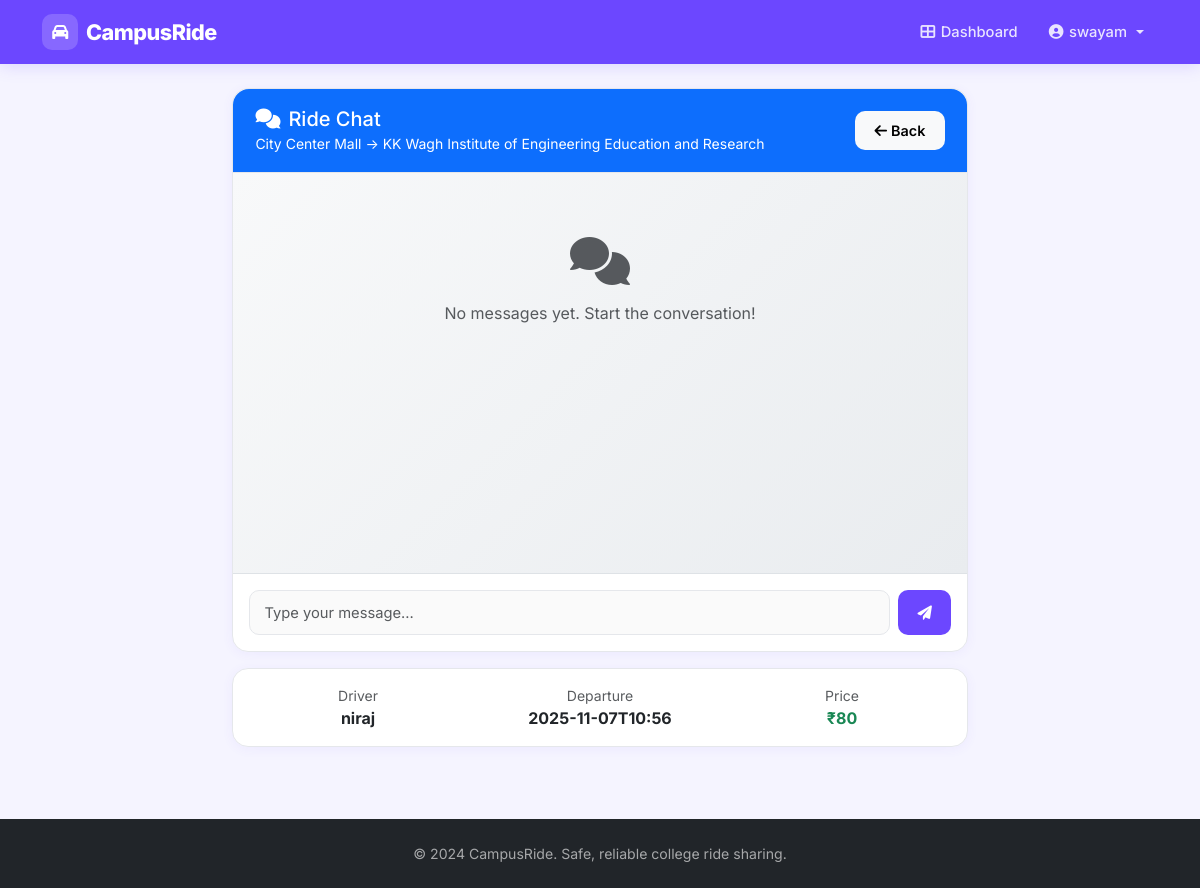
The page /chat/12 (signed in) on the database its author committed.
### tables this page shows
CREATE TABLE bookings (
            id INTEGER PRIMARY KEY AUTOINCREMENT,
            ride_id INTEGER NOT NULL,
            passenger_email TEXT NOT NULL,
            passenger_name TEXT NOT NULL,
            booked_at TEXT NOT NULL, pickup_location TEXT, dropoff_location TEXT, amount_paid DECIMAL(10,2) DEFAULT 0.00, payment_status TEXT DEFAULT "pending",
            FOREIGN KEY (ride_id) REFERENCES rides (id),
            FOREIGN KEY (passenger_email) REFERENCES users (email)
        );

CREATE TABLE rides (
            id INTEGER PRIMARY KEY AUTOINCREMENT,
            driver_email TEXT NOT NULL,
            driver_name TEXT NOT NULL,
            origin TEXT NOT NULL,
            destination TEXT NOT NULL,
            departure_time TEXT NOT NULL,
            seats_available INTEGER NOT NULL,
            created_at TEXT NOT NULL, price_per_seat DECIMAL(10,2) DEFAULT 0.00, route_waypoints TEXT, ride_status TEXT DEFAULT "active", completed_at TEXT, distance_km DECIMAL(5,2) DEFAULT 0.00,
            FOREIGN KEY (driver_email) REFERENCES users (email)
        );

### app.py (the view)
@app.route('/chat/<int:ride_id>')
def chat(ride_id):
    if 'email' not in session:
        flash('You must be logged in to chat.', 'error')
        return redirect(url_for('login'))
    conn = get_db_connection()
    ride = conn.execute('SELECT * FROM rides WHERE id = ?', (ride_id,)).fetchone()
    if not ride:
        conn.close()
        flash('Ride not found.', 'error')
        return redirect(url_for('dashboard'))
    is_driver = ride['driver_email'] == session['email']
    is_passenger = conn.execute('SELECT * FROM bookings WHERE ride_id = ? AND passenger_email = ?',
                               (ride_id, session['email'])).fetchone() is not None
    if not (is_driver or is_passenger):
        conn.close()
        flash('You are not part of this ride.', 'error')
        return redirect(url_for('dashboard'))
    messages = conn.execute('''
        SELECT * FROM chat_messages WHERE ride_id = ? ORDER BY timestamp ASC
    ''', (ride_id,)).fetchall()
    conn.close()
    return render_template('chat.html', ride=dict(ride), messages=[dict(m) for m in messages])

### app.py (called while the page is built)
def get_db_connection():
    conn = sqlite3.connect(DATABASE)
    conn.row_factory = sqlite3.Row
    return conn

### templates/chat.html (shortened to what this page needs)
{% extends "layout.html" %}
{% block content %}
<div class="container py-4">
    <div class="row justify-content-center">
        <div class="col-md-8">
            <div class="card">
                <div class="card-header bg-primary text-white">
                    <div class="d-flex justify-content-between align-items-center">
                        <div>
                            <h5 class="mb-0">
                                <i class="fas fa-comments me-2"></i>Ride Chat
                            </h5>
                            <small>{{ ride.origin }} → {{ ride.destination }}</small>
                        </div>
                        <a href="{{ url_for('dashboard') }}" class="btn btn-light btn-sm">
                            <i class="fas fa-arrow-left me-1"></i>Back
                        </a>
                    </div>
                </div>
                <div class="card-body p-0">
                    <div id="chat-messages" class="chat-container" style="height: 400px; overflow-y: auto; padding: 1rem;">
                        {% if messages %}
                            {% for message in messages %}
                            <div class="message mb-3 {{ 'text-end' if message.sender_email == session.email else 'text-start' }}">
                                <div class="d-inline-block">
                                    <div class="message-bubble {{ 'bg-primary text-white' if message.sender_email == session.email else 'bg-light' }}"
                                         style="max-width: 70%; padding: 0.75rem; border-radius: 1rem;">
                                        <div class="message-text">{{ message.message }}</div>
                                        <small class="message-time {{ 'text-white-50' if message.sender_email == session.email else 'text-muted' }}">
                                            {{ message.sender_name }} • {{ message.timestamp }}
                                        </small>
                                    </div>
                                </div>
                            </div>
                            {% endfor %}
                        {% else %}
                            <div class="text-center text-muted py-5">
                                <i class="fas fa-comments fa-3x mb-3"></i>
                                <p>No messages yet. Start the conversation!</p>
                            </div>
                        {% endif %}
                    </div>
                    <div class="border-top p-3">
                        <form method="POST" action="{{ url_for('send_message', ride_id=ride.id) }}" class="d-flex gap-2">
                            <input type="text" name="message" class="form-control"
                                   placeholder="Type your message..." required maxlength="500">
                            <button type="submit" class="btn btn-primary">
                                <i class="fas fa-paper-plane"></i>
                            </button>
                        </form>
                    </div>
                </div>
            </div>
            <div class="card mt-3">
                <div class="card-body">
                    <div class="row text-center">
                        <div class="col-4">
                            <div class="text-muted small">Driver</div>
                            <div class="fw-bold">{{ ride.driver_name }}</div>
                        </div>
                        <div class="col-4">
                            <div class="text-muted small">Departure</div>
                            <div class="fw-bold">{{ ride.departure_time }}</div>
                        </div>
                        <div class="col-4">
                            <div class="text-muted small">Price</div>
                            <div class="fw-bold text-success">₹{{ ride.price_per_seat }}</div>
                        </div>
                    </div>
                </div>
            </div>
        </div>
    </div>
</div>
{% endblock %}

### templates/layout.html (shortened to what this page needs)
<!DOCTYPE html>
<html lang="en">
<head>
    <link href="https://cdn.jsdelivr.net/npm/bootstrap@5.3.0/dist/css/bootstrap.min.css" rel="stylesheet">
    <link href="https://cdnjs.cloudflare.com/ajax/libs/font-awesome/6.0.0/css/all.min.css" rel="stylesheet">
</head>
<body>
    <nav class="navbar navbar-expand-lg navbar-dark">
        <div class="container">
            <a class="navbar-brand" href="{{ url_for('index') }}">
                <span class="brand-icon"><i class="fas fa-car"></i></span>
                CampusRide
            </a>
            <div class="collapse navbar-collapse" id="navbarNav">
                <ul class="navbar-nav ms-auto align-items-lg-center gap-lg-1">
                    {% if session.email %}
                        <li class="nav-item">
                            <a class="nav-link" href="{{ url_for('dashboard') }}">
                                <i class="fas fa-th-large"></i>Dashboard
                            </a>
                        </li>
                        <li class="nav-item dropdown">
                            <a class="nav-link dropdown-toggle" href="#" id="navbarDropdown" role="button" data-bs-toggle="dropdown">
                                <i class="fas fa-user-circle"></i>{{ session.name }}
                            </a>
                        </li>
                    {% endif %}
                </ul>
            </div>
        </div>
    </nav>
    <div class="toast-container position-fixed top-0 end-0 p-3" style="z-index: 1055;">
    </div>
    <main>
        {% block content %}{% endblock %}
    </main>
    <footer class="bg-dark text-light py-4 mt-5">
        <div class="container text-center">
            <p>&copy; 2024 CampusRide. Safe, reliable college ride sharing.</p>
        </div>
    </footer>
</body>
</html>

### templates/layout.html (style rules this page uses)
:root { --primary-color: #6c47ff; --primary-dark: #4f2fe0; --primary-light: #ede9ff; --accent-color: #ff6b35; --accent-dark: #e85520; --secondary-color: #64748b; --success-color: #10b981; --danger-color: #ef4444; --warning-color: #f59e0b; --bg-color: #f5f4ff; --card-bg: #ffffff; --text-primary: #1e1b4b; --text-muted: #6b7280; --border-color: #e5e7eb; --navbar-height: 64px; }
* { box-sizing: border-box; }
body { font-family: 'Inter', -apple-system, BlinkMacSystemFont, sans-serif; background-color: var(--bg-color); color: var(--text-primary); opacity: 0; animation: pageLoad 0.4s ease forwards; }
.navbar { background: var(--primary-color) !important; height: var(--navbar-height); box-shadow: 0 2px 16px rgba(108,71,255,0.18); padding: 0 0; }
.navbar .container { height: 100%; }
.navbar-brand { font-weight: 800; font-size: 1.35rem; letter-spacing: -0.5px; color: #fff !important; display: flex; align-items: center; gap: 0.5rem; }
.navbar-brand .brand-icon { background: rgba(255,255,255,0.18); border-radius: 10px; width: 36px; height: 36px; display: flex; align-items: center; justify-content: center; font-size: 1rem; }
.navbar-nav .nav-link { color: rgba(255,255,255,0.85) !important; font-weight: 500; font-size: 0.92rem; padding: 0.4rem 0.85rem !important; border-radius: 8px; transition: background 0.18s, color 0.18s; display: flex; align-items: center; gap: 0.35rem; }
.card { border: 1px solid var(--border-color); box-shadow: 0 2px 12px rgba(108,71,255,0.06); border-radius: 16px; background: var(--card-bg); }
.card-header { background: transparent; border-bottom: 1px solid var(--border-color); padding: 1.1rem 1.4rem; border-radius: 16px 16px 0 0 !important; }
.btn { border-radius: 10px; font-weight: 600; font-size: 0.9rem; padding: 0.55rem 1.2rem; transition: all 0.2s ease; border: none; }
.btn-primary { background: var(--primary-color); color: #fff; }
.form-control, .form-select { border-radius: 10px; border: 1.5px solid var(--border-color); padding: 0.65rem 0.9rem; font-size: 0.92rem; color: var(--text-primary); background: #fafafa; transition: border-color 0.2s, box-shadow 0.2s; }
footer { background: #1e1b4b !important; }
footer p { color: rgba(255,255,255,0.6); font-size: 0.88rem; margin: 0; }

### templates/chat.html (style rules this page uses)
.chat-container { background: linear-gradient(135deg, #f8f9fa 0%, #e9ecef 100%); }

### rows shown on the page
bookings: name "swayam"
rides: origin "City Center Mall", destination "KK Wagh Institute of Engineering Education and Research", driver_name "niraj", departure_time "2025-11-07T10:56", price_per_seat "80"
